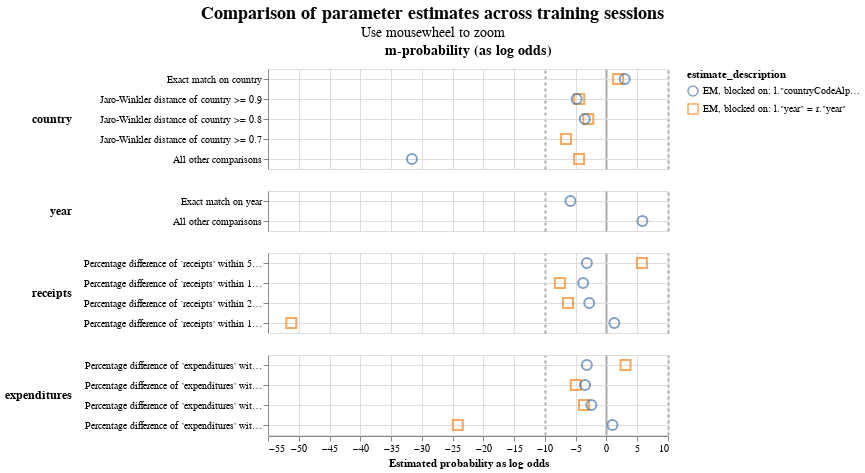

Write notebook code for a chart like this one.
### Markdown cell above
Here, we can see a visualization of the effect of the differnt parameter estimates.

### Code cell
linker.visualisations.parameter_estimate_comparisons_chart()

### Figure 1 — Vega-Lite specification as saved in the notebook (floating-point values rounded to 4 significant figures)
{"config": {"view": {"continuousWidth": 400, "continuousHeight": 300}, "title": {"anchor": "middle", "fontSize": 18, "subtitleFontSize": 14}}, "data": {"name": "data-8e2c756026783ddf9ccaccbe698fbfb0"}, "mark": {"type": "point", "filled": false, "opacity": 0.7, "size": 100}, "encoding": {"color": {"field": "estimate_description", "type": "nominal"}, "column": {"align": "each", "field": "col_header", "header": {"labelFontSize": 14, "labelFontWeight": "bold"}, "title": null, "type": "nominal"}, "row": {"align": "each", "field": "comparison_name", "header": {"labelAlign": "left", "labelAnchor": "middle", "labelAngle": 0, "labelFontSize": 12, "labelFontWeight": "bold"}, "sort": {"field": "comparison_sort_order"}, "title": null, "type": "nominal"}, "shape": {"field": "estimate_description", "scale": {"range": ["circle", "square", "triangle", "diamond"]}, "type": "nominal"}, "tooltip": [{"field": "comparison_name", "type": "nominal"}, {"field": "estimate_description", "type": "nominal"}, {"field": "estimated_probability", "type": "quantitative"}], "x": {"axis": {"gridColor": {"condition": {"test": "abs(datum.value / 10)  <= 1 & datum.value % 10 === 0", "value": "#aaa"}, "value": "#ddd"}, "gridDash": {"condition": {"test": "abs(datum.value / 10) == 1", "value": [3]}, "value": null}, "gridWidth": {"condition": {"test": "abs(datum.value / 10)  <= 1 & datum.value % 10 === 0", "value": 2}, "value": 1}}, "field": "estimated_probability_as_log_odds", "title": "Estimated probability as log odds", "type": "quantitative"}, "y": {"axis": {"grid": true, "title": null}, "field": "comparison_level_label", "sort": {"field": "comparison_vector_value", "order": "descending"}, "type": "nominal"}}, "params": [{"name": "mouse_zoom", "select": {"type": "interval", "encodings": ["x"]}, "bind": "scales"}], "resolve": {"scale": {"y": "independent"}}, "title": {"text": "Comparison of parameter estimates across training sessions", "subtitle": "Use mousewheel to zoom"}, "transform": [{"calculate": "datum.m_or_u + '-probability (as log odds)'", "as": "col_header"}], "$schema": "https://vega.github.io/schema/vega-lite/v5.9.3.json", "datasets": {"data-8e2c756026783ddf9ccaccbe698fbfb0": [{"m_or_u": "m", "estimated_probability": 0.7876, "estimate_description": "EM, blocked on: l.\"year\" = r.\"year\"", "estimated_probability_as_log_odds": 1.891, "sql_condition": "\"country_l\" = \"country_r\"", "comparison_level_label": "Exact match on country", "comparison_vector_value": 4, "comparison_name": "country", "comparison_sort_order": 0}, {"m_or_u": "m", "estimated_probability": 0.8866, "estimate_description": "EM, blocked on: l.\"countryCodeAlpha\" = r.\"countryCodeAlpha\"", "estimated_probability_as_log_odds": 2.966, "sql_condition": "\"country_l\" = \"country_r\"", "comparison_level_label": "Exact match on country", "comparison_vector_value": 4, "comparison_name": "country", "comparison_sort_order": 0}, {"m_or_u": "m", "estimated_probability": 0.04444, "estimate_description": "EM, blocked on: l.\"year\" = r.\"year\"", "estimated_probability_as_log_odds": -4.427, "sql_condition": "jaro_winkler_similarity(\"country_l\", \"country_r\") >= 0.9", "comparison_level_label": "Jaro-Winkler distance of country >= 0.9", "comparison_vector_value": 3, "comparison_name": "country", "comparison_sort_order": 0}, {"m_or_u": "m", "estimated_probability": 0.03358, "estimate_description": "EM, blocked on: l.\"countryCodeAlpha\" = r.\"countryCodeAlpha\"", "estimated_probability_as_log_odds": -4.847, "sql_condition": "jaro_winkler_similarity(\"country_l\", \"country_r\") >= 0.9", "comparison_level_label": "Jaro-Winkler distance of country >= 0.9", "comparison_vector_value": 3, "comparison_name": "country", "comparison_sort_order": 0}, {"m_or_u": "m", "estimated_probability": 0.1138, "estimate_description": "EM, blocked on: l.\"year\" = r.\"year\"", "estimated_probability_as_log_odds": -2.961, "sql_condition": "jaro_winkler_similarity(\"country_l\", \"country_r\") >= 0.8", "comparison_level_label": "Jaro-Winkler distance of country >= 0.8", "comparison_vector_value": 2, "comparison_name": "country", "comparison_sort_order": 0}, {"m_or_u": "m", "estimated_probability": 0.07987, "estimate_description": "EM, blocked on: l.\"countryCodeAlpha\" = r.\"countryCodeAlpha\"", "estimated_probability_as_log_odds": -3.526, "sql_condition": "jaro_winkler_similarity(\"country_l\", \"country_r\") >= 0.8", "comparison_level_label": "Jaro-Winkler distance of country >= 0.8", "comparison_vector_value": 2, "comparison_name": "country", "comparison_sort_order": 0}, {"m_or_u": "m", "estimated_probability": 0.01046, "estimate_description": "EM, blocked on: l.\"year\" = r.\"year\"", "estimated_probability_as_log_odds": -6.564, "sql_condition": "jaro_winkler_similarity(\"country_l\", \"country_r\") >= 0.7", "comparison_level_label": "Jaro-Winkler distance of country >= 0.7", "comparison_vector_value": 1, "comparison_name": "country", "comparison_sort_order": 0}, {"m_or_u": "m", "estimated_probability": "level not observed in training dataset", "estimate_description": "EM, blocked on: l.\"countryCodeAlpha\" = r.\"countryCodeAlpha\"", "estimated_probability_as_log_odds": null, "sql_condition": "jaro_winkler_similarity(\"country_l\", \"country_r\") >= 0.7", "comparison_level_label": "Jaro-Winkler distance of country >= 0.7", "comparison_vector_value": 1, "comparison_name": "country", "comparison_sort_order": 0}, {"m_or_u": "m", "estimated_probability": 0.04365, "estimate_description": "EM, blocked on: l.\"year\" = r.\"year\"", "estimated_probability_as_log_odds": -4.453, "sql_condition": "ELSE", "comparison_level_label": "All other comparisons", "comparison_vector_value": 0, "comparison_name": "country", "comparison_sort_order": 0}, {"m_or_u": "m", "estimated_probability": 3.042e-10, "estimate_description": "EM, blocked on: l.\"countryCodeAlpha\" = r.\"countryCodeAlpha\"", "estimated_probability_as_log_odds": -31.61, "sql_condition": "ELSE", "comparison_level_label": "All other comparisons", "comparison_vector_value": 0, "comparison_name": "country", "comparison_sort_order": 0}, {"m_or_u": "m", "estimated_probability": 0.01708, "estimate_description": "EM, blocked on: l.\"countryCodeAlpha\" = r.\"countryCodeAlpha\"", "estimated_probability_as_log_odds": -5.847, "sql_condition": "\"year_l\" = \"year_r\"", "comparison_level_label": "Exact match on year", "comparison_vector_value": 1, "comparison_name": "year", "comparison_sort_order": 1}, {"m_or_u": "m", "estimated_probability": 0.9829, "estimate_description": "EM, blocked on: l.\"countryCodeAlpha\" = r.\"countryCodeAlpha\"", "estimated_probability_as_log_odds": 5.847, "sql_condition": "ELSE", "comparison_level_label": "All other comparisons", "comparison_vector_value": 0, "comparison_name": "year", "comparison_sort_order": 1}, {"m_or_u": "m", "estimated_probability": 0.9818, "estimate_description": "EM, blocked on: l.\"year\" = r.\"year\"", "estimated_probability_as_log_odds": 5.752, "sql_condition": "(ABS(\"receipts_l\" - \"receipts_r\") / (CASE WHEN \"receipts_r\" > \"receipts_l\" THEN \"receipts_r\" ELSE \"receipts_l\" END)) < 0.05", "comparison_level_label": "Percentage difference of 'receipts' within 5.00%", "comparison_vector_value": 3, "comparison_name": "receipts", "comparison_sort_order": 2}, {"m_or_u": "m", "estimated_probability": 0.09952, "estimate_description": "EM, blocked on: l.\"countryCodeAlpha\" = r.\"countryCodeAlpha\"", "estimated_probability_as_log_odds": -3.178, "sql_condition": "(ABS(\"receipts_l\" - \"receipts_r\") / (CASE WHEN \"receipts_r\" > \"receipts_l\" THEN \"receipts_r\" ELSE \"receipts_l\" END)) < 0.05", "comparison_level_label": "Percentage difference of 'receipts' within 5.00%", "comparison_vector_value": 3, "comparison_name": "receipts", "comparison_sort_order": 2}, {"m_or_u": "m", "estimated_probability": 0.005222, "estimate_description": "EM, blocked on: l.\"year\" = r.\"year\"", "estimated_probability_as_log_odds": -7.574, "sql_condition": "(ABS(\"receipts_l\" - \"receipts_r\") / (CASE WHEN \"receipts_r\" > \"receipts_l\" THEN \"receipts_r\" ELSE \"receipts_l\" END)) < 0.1", "comparison_level_label": "Percentage difference of 'receipts' within 10.00%", "comparison_vector_value": 2, "comparison_name": "receipts", "comparison_sort_order": 2}, {"m_or_u": "m", "estimated_probability": 0.06682, "estimate_description": "EM, blocked on: l.\"countryCodeAlpha\" = r.\"countryCodeAlpha\"", "estimated_probability_as_log_odds": -3.804, "sql_condition": "(ABS(\"receipts_l\" - \"receipts_r\") / (CASE WHEN \"receipts_r\" > \"receipts_l\" THEN \"receipts_r\" ELSE \"receipts_l\" END)) < 0.1", "comparison_level_label": "Percentage difference of 'receipts' within 10.00%", "comparison_vector_value": 2, "comparison_name": "receipts", "comparison_sort_order": 2}, {"m_or_u": "m", "estimated_probability": 0.01299, "estimate_description": "EM, blocked on: l.\"year\" = r.\"year\"", "estimated_probability_as_log_odds": -6.248, "sql_condition": "(ABS(\"receipts_l\" - \"receipts_r\") / (CASE WHEN \"receipts_r\" > \"receipts_l\" THEN \"receipts_r\" ELSE \"receipts_l\" END)) < 0.2", "comparison_level_label": "Percentage difference of 'receipts' within 20.00%", "comparison_vector_value": 1, "comparison_name": "receipts", "comparison_sort_order": 2}, {"m_or_u": "m", "estimated_probability": 0.1258, "estimate_description": "EM, blocked on: l.\"countryCodeAlpha\" = r.\"countryCodeAlpha\"", "estimated_probability_as_log_odds": -2.797, "sql_condition": "(ABS(\"receipts_l\" - \"receipts_r\") / (CASE WHEN \"receipts_r\" > \"receipts_l\" THEN \"receipts_r\" ELSE \"receipts_l\" END)) < 0.2", "comparison_level_label": "Percentage difference of 'receipts' within 20.00%", "comparison_vector_value": 1, "comparison_name": "receipts", "comparison_sort_order": 2}, {"m_or_u": "m", "estimated_probability": 3.818e-16, "estimate_description": "EM, blocked on: l.\"year\" = r.\"year\"", "estimated_probability_as_log_odds": -51.22, "sql_condition": "(ABS(\"receipts_l\" - \"receipts_r\") / (CASE WHEN \"receipts_r\" > \"receipts_l\" THEN \"receipts_r\" ELSE \"receipts_l\" END)) < 1.0", "comparison_level_label": "Percentage difference of 'receipts' within 100.00%", "comparison_vector_value": 0, "comparison_name": "receipts", "comparison_sort_order": 2}, {"m_or_u": "m", "estimated_probability": 0.7079, "estimate_description": "EM, blocked on: l.\"countryCodeAlpha\" = r.\"countryCodeAlpha\"", "estimated_probability_as_log_odds": 1.277, "sql_condition": "(ABS(\"receipts_l\" - \"receipts_r\") / (CASE WHEN \"receipts_r\" > \"receipts_l\" THEN \"receipts_r\" ELSE \"receipts_l\" END)) < 1.0", "comparison_level_label": "Percentage difference of 'receipts' within 100.00%", "comparison_vector_value": 0, "comparison_name": "receipts", "comparison_sort_order": 2}, {"m_or_u": "m", "estimated_probability": 0.8955, "estimate_description": "EM, blocked on: l.\"year\" = r.\"year\"", "estimated_probability_as_log_odds": 3.1, "sql_condition": "(ABS(\"expenditures_l\" - \"expenditures_r\") / (CASE WHEN \"expenditures_r\" > \"expenditures_l\" THEN \"expenditures_r\" ELSE \"expenditures_l\" END)) < 0.05", "comparison_level_label": "Percentage difference of 'expenditures' within 5.00%", "comparison_vector_value": 3, "comparison_name": "expenditures", "comparison_sort_order": 3}, {"m_or_u": "m", "estimated_probability": 0.09916, "estimate_description": "EM, blocked on: l.\"countryCodeAlpha\" = r.\"countryCodeAlpha\"", "estimated_probability_as_log_odds": -3.184, "sql_condition": "(ABS(\"expenditures_l\" - \"expenditures_r\") / (CASE WHEN \"expenditures_r\" > \"expenditures_l\" THEN \"expenditures_r\" ELSE \"expenditures_l\" END)) < 0.05", "comparison_level_label": "Percentage difference of 'expenditures' within 5.00%", "comparison_vector_value": 3, "comparison_name": "expenditures", "comparison_sort_order": 3}, {"m_or_u": "m", "estimated_probability": 0.0306, "estimate_description": "EM, blocked on: l.\"year\" = r.\"year\"", "estimated_probability_as_log_odds": -4.985, "sql_condition": "(ABS(\"expenditures_l\" - \"expenditures_r\") / (CASE WHEN \"expenditures_r\" > \"expenditures_l\" THEN \"expenditures_r\" ELSE \"expenditures_l\" END)) < 0.1", "comparison_level_label": "Percentage difference of 'expenditures' within 10.00%", "comparison_vector_value": 2, "comparison_name": "expenditures", "comparison_sort_order": 3}, {"m_or_u": "m", "estimated_probability": 0.08203, "estimate_description": "EM, blocked on: l.\"countryCodeAlpha\" = r.\"countryCodeAlpha\"", "estimated_probability_as_log_odds": -3.484, "sql_condition": "(ABS(\"expenditures_l\" - \"expenditures_r\") / (CASE WHEN \"expenditures_r\" > \"expenditures_l\" THEN \"expenditures_r\" ELSE \"expenditures_l\" END)) < 0.1", "comparison_level_label": "Percentage difference of 'expenditures' within 10.00%", "comparison_vector_value": 2, "comparison_name": "expenditures", "comparison_sort_order": 3}, {"m_or_u": "m", "estimated_probability": 0.07387, "estimate_description": "EM, blocked on: l.\"year\" = r.\"year\"", "estimated_probability_as_log_odds": -3.648, "sql_condition": "(ABS(\"expenditures_l\" - \"expenditures_r\") / (CASE WHEN \"expenditures_r\" > \"expenditures_l\" THEN \"expenditures_r\" ELSE \"expenditures_l\" END)) < 0.2", "comparison_level_label": "Percentage difference of 'expenditures' within 20.00%", "comparison_vector_value": 1, "comparison_name": "expenditures", "comparison_sort_order": 3}, {"m_or_u": "m", "estimated_probability": 0.1544, "estimate_description": "EM, blocked on: l.\"countryCodeAlpha\" = r.\"countryCodeAlpha\"", "estimated_probability_as_log_odds": -2.453, "sql_condition": "(ABS(\"expenditures_l\" - \"expenditures_r\") / (CASE WHEN \"expenditures_r\" > \"expenditures_l\" THEN \"expenditures_r\" ELSE \"expenditures_l\" END)) < 0.2", "comparison_level_label": "Percentage difference of 'expenditures' within 20.00%", "comparison_vector_value": 1, "comparison_name": "expenditures", "comparison_sort_order": 3}, {"m_or_u": "m", "estimated_probability": 5.328e-08, "estimate_description": "EM, blocked on: l.\"year\" = r.\"year\"", "estimated_probability_as_log_odds": -24.16, "sql_condition": "(ABS(\"expenditures_l\" - \"expenditures_r\") / (CASE WHEN \"expenditures_r\" > \"expenditures_l\" THEN \"expenditures_r\" ELSE \"expenditures_l\" END)) < 1.0", "comparison_level_label": "Percentage difference of 'expenditures' within 100.00%", "comparison_vector_value": 0, "comparison_name": "expenditures", "comparison_sort_order": 3}, {"m_or_u": "m", "estimated_probability": 0.6644, "estimate_description": "EM, blocked on: l.\"countryCodeAlpha\" = r.\"countryCodeAlpha\"", "estimated_probability_as_log_odds": 0.9854, "sql_condition": "(ABS(\"expenditures_l\" - \"expenditures_r\") / (CASE WHEN \"expenditures_r\" > \"expenditures_l\" THEN \"expenditures_r\" ELSE \"expenditures_l\" END)) < 1.0", "comparison_level_label": "Percentage difference of 'expenditures' within 100.00%", "comparison_vector_value": 0, "comparison_name": "expenditures", "comparison_sort_order": 3}]}}
